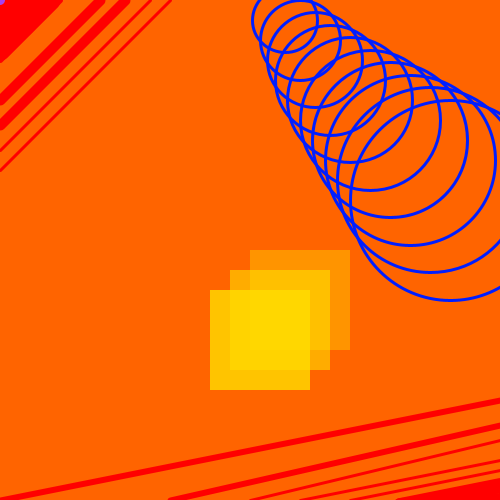
Frame 1 (no input)
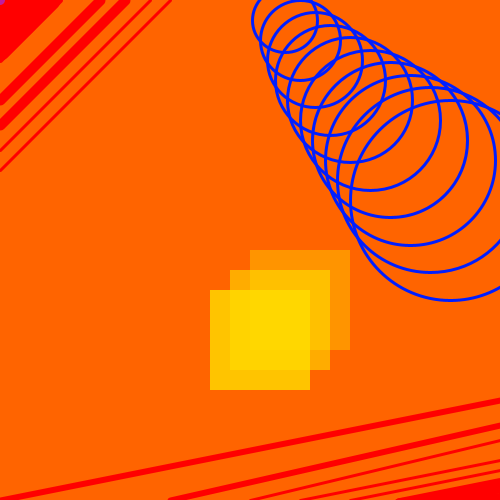
Frame 60 (the mouse pressed at the canvas centre just before this capture)
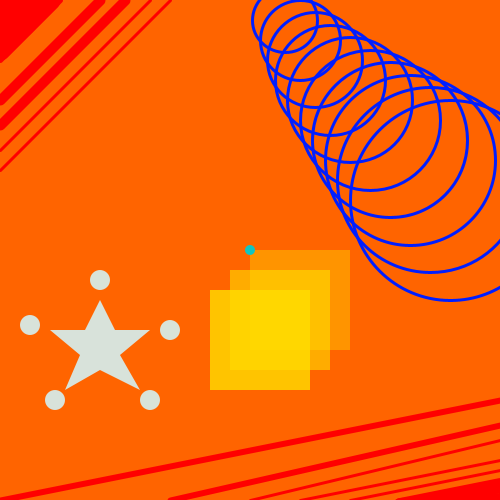
Frame 120 (the mouse held since frame 60 and released just before this capture)

The Processing sketch that drew these frames (run headless with seeded random() and noise(); from frame 60 on, the mouse is pressed at the canvas centre):

// Processing sketch: processing_15028
// ── processing_15028.pde

int maVariable;

void setup() {
  size(500,500);
  maVariable=10;
}

void draw() {


  background(255,100,0);

  stroke(255,0,0);
  strokeWeight(90);
  line(0,0,0,0);
  strokeWeight(20);
  line(50,0,0,50);
  strokeWeight(5);
  line(60,0,0,60); 
  strokeWeight(10);
  line(100,0,0,100); 
  line(125,0,0,125);
  strokeWeight(3); 
  line(150,0,0,150); 
  line(170,0,0,170); 

  strokeWeight(6);
  line(0,500,500,400); 
  line(170,500,500,425); 
  strokeWeight(3); 
  line(250,500,500,440);  
  line(300,500,500,460);  
  line(350,500,500,470);  
  strokeWeight(1);
  line(400,500,500,480);
  strokeWeight(15);
  line(400,505,500,485);
  strokeWeight(15);
  line(400,505,500,500);

  noStroke();
  fill(255,222,0,100);
  rect(250,250,100,100);
  fill(255,222,0,150);
  rect(230,270,100,100);
  fill(255,222,0,200);
  rect(210,290,100,100);

  noFill();
  strokeWeight(3);
  stroke(0,30,255);
  ellipse(450,200,200,200);
  ellipse(430,180,185,185);
  ellipse(410,160,170,170);
  ellipse(390,140,155,155);
  ellipse(370,120,140,140);
  ellipse(350,100,125,125);
  ellipse(330,80,110,110);
  ellipse(315,60,95,95);
  ellipse(300,40,80,80);
  ellipse(285,20,65,65);


  if (mousePressed==true) {

    fill(random(255),random(255),random(255));
    noStroke();
    beginShape();
    vertex(100,300);
    vertex(115,330);
    vertex(150,330);
    vertex(120,355);
    vertex(140,390);
    vertex(100,370);
    vertex(65,390);
    vertex(80,355);
    vertex(50,330);
    vertex(85,330);
    vertex(100,300);
    endShape();

    ellipse(100,280,20,20);
    ellipse(170,330,20,20);
    ellipse(150,400,20,20);
    ellipse(55,400,20,20);
    ellipse(30,325,20,20);
  }


  noStroke();
  fill(random(255),random(255),random(255));
  ellipse(mouseX,mouseY,maVariable,maVariable);
}
void mousePressed() {
  if (mouseButton==LEFT) {
    maVariable = maVariable+10 ;
    noFill();
    stroke(0,255,36);
    rect(450,450,20,40);
    rect(450,430,30,50);
    rect(450,410,40,60);
  }

  if(mouseButton==RIGHT) {
    maVariable = maVariable-10 ;
    noStroke();
    fill(0,255,252);
    ellipse(200,20,30,30);
    ellipse(250,20,30,30);
    ellipse(300,20,30,30);
    ellipse(350,20,30,30);
    ellipse(400,20,30,30);
  }
}
